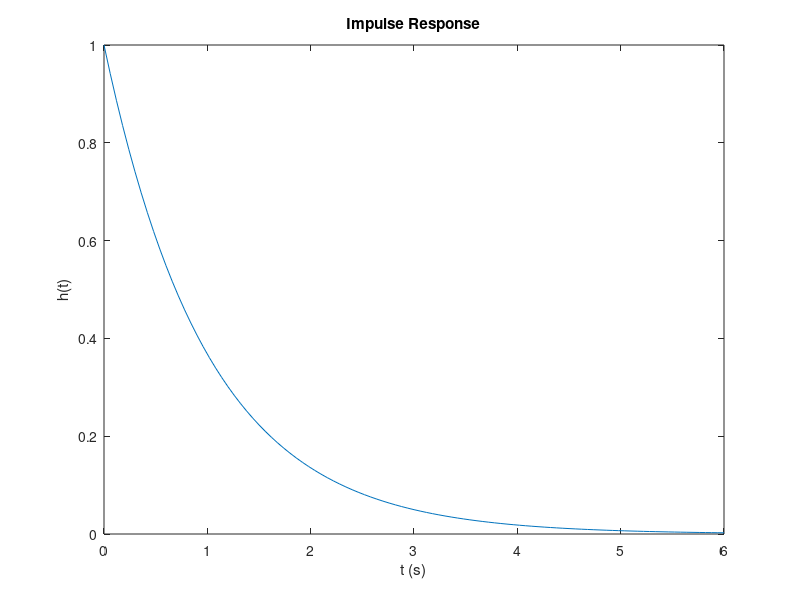
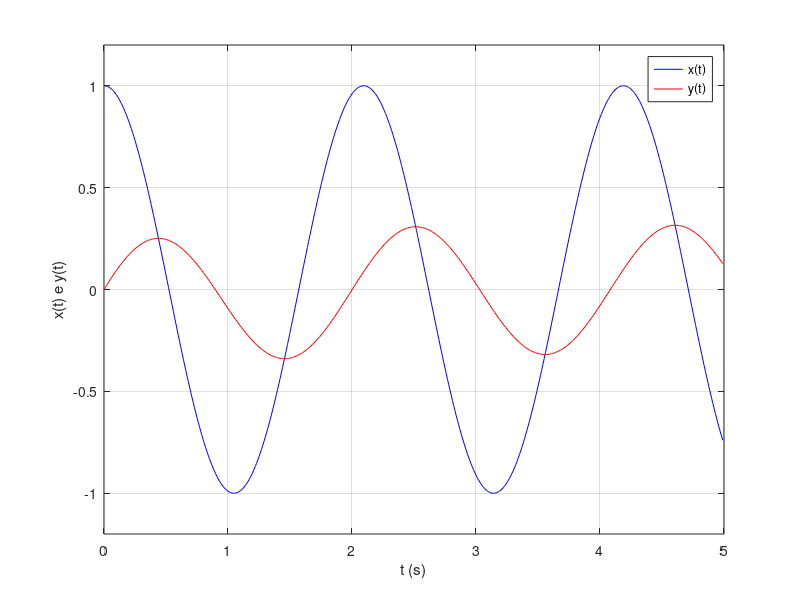
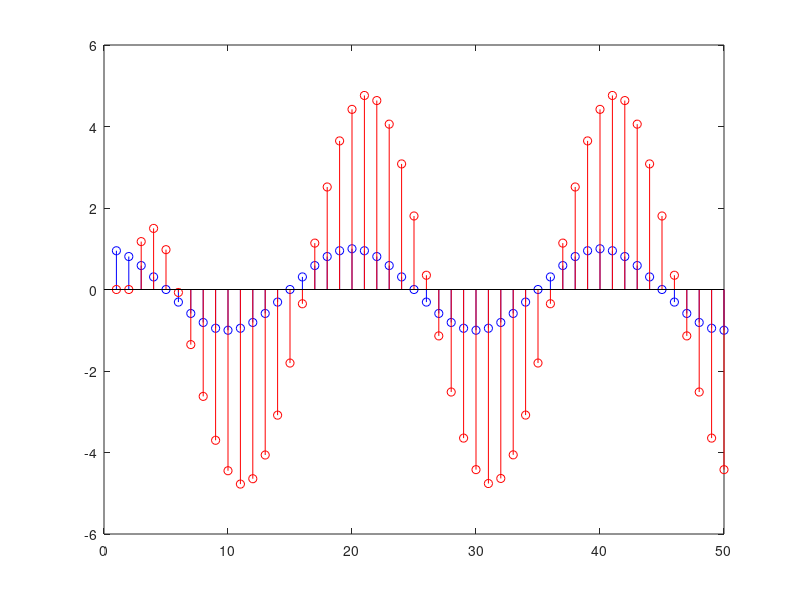

MATLAB code for these plots, in order:
%% init

clear;
close;
clc;

%% Experiment 1: Continuous and Discrete Systems Simulation

% Simulando um sistema continuo

num = [0 1];
den = [1 1];
sys = tf(num,den);
[h,t] = impulse(sys);

figure;
set(gca,'FontSize',18)
plot(t,h)
title('Impulse Response')
ylabel('h(t)')
xlabel('t (s)')

t = 0:0.01:20;
w0 = 3;
x = cos(w0*t);

y = lsim(sys,x,t); % Saida para uma entrada senoidal

figure;
set(gca,'FontSize',18)
plot(t(1:500),x(1:500),'b',t(1:500),y(1:500),'r')
grid on
ylabel('x(t) e y(t)')
xlabel('t (s)')
axis([0 5 -1.2 1.2])
legend('x(t)','y(t)')

% Simulando um sistema discreto

k = 1:1000;
w0 = pi/10;
x = cos(w0*k);

y = zeros(1,length(k));
for n = 3:length(k);
    y(n) = (3/4)*y(n-1) - (1/8)*y(n-2) + 2*x(n);
end

figure;
set(gca,'FontSize',18)
stem(k(1:50),x(1:50),'b');
hold on
stem(k(1:50),y(1:50),'r');
hold off

%% Experiment 2:



%% End